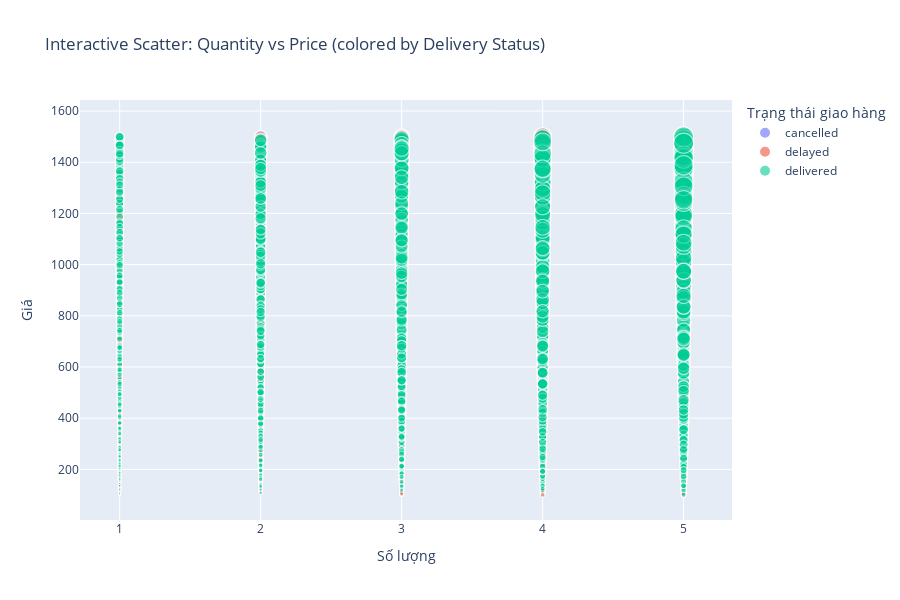

The code cell stored with this chart in its notebook:
### Markdown cell above
# Interactive Visualization – Plotly
Biểu đồ tương tác phù hợp khi người xem muốn zoom, hover, xem giá trị chính xác.

### Code cell
# Interactive scatter: Quantity vs Price với thông tin chi tiết
# Loại bỏ NaN values
required_cols = ['quantity', 'price', 'delivery_status', 'total_amount']
if all(col in df.columns for col in required_cols):
    scatter_df = df[df['quantity'].notna() & df['price'].notna() & 
                    df['delivery_status'].notna() & df['total_amount'].notna()].copy()
    
    if len(scatter_df) > 0:
        # Chỉ thêm hover_data nếu các cột tồn tại
        hover_cols = []
        for col in ['restaurant_name', 'category', 'payment_method', 'rating']:
            if col in scatter_df.columns:
                hover_cols.append(col)
        
        fig = px.scatter(scatter_df, x='quantity', y='price', color='delivery_status', 
                         size='total_amount',
                         title='Interactive Scatter: Quantity vs Price (colored by Delivery Status)', 
                         opacity=0.6, 
                         hover_data=hover_cols if hover_cols else None,
                         labels={'quantity': 'Số lượng', 'price': 'Giá', 'delivery_status': 'Trạng thái giao hàng'})
        fig.update_layout(width=900, height=600)
        fig.show()
    else:
        print("⚠️ Không có dữ liệu hợp lệ để vẽ scatter plot")
else:
    missing_cols = [col for col in required_cols if col not in df.columns]
    print(f"⚠️ Thiếu các cột: {missing_cols}")

### Figure 1 — Plotly figure (JSON) as saved in the notebook; plotly's stock layout.template omitted (floating-point values rounded to 4 significant figures; data arrays with more than 128 entries replaced by an {"elided": "..."} marker saying what was removed)
{"data": [{"customdata": {"elided": "1471x4 mixed values"}, "hovertemplate": "Trạng thái giao hàng=cancelled<br>Số lượng=%{x}<br>Giá=%{y}<br>total_amount=%{marker.size}<br>restaurant_name=%{customdata[0]}<br>category=%{customdata[1]}<br>payment_method=%{customdata[2]}<br>rating=%{customdata[3]}<extra></extra>", "legendgroup": "cancelled", "marker": {"color": "#636efa", "opacity": 0.6, "size": {"elided": "1471 float values"}, "sizemode": "area", "sizeref": 18.74, "symbol": "circle"}, "mode": "markers", "name": "cancelled", "showlegend": true, "type": "scattergl", "x": {"elided": "1471 int values"}, "xaxis": "x", "y": {"elided": "1471 float values"}, "yaxis": "y"}, {"customdata": {"elided": "1493x4 mixed values"}, "hovertemplate": "Trạng thái giao hàng=delayed<br>Số lượng=%{x}<br>Giá=%{y}<br>total_amount=%{marker.size}<br>restaurant_name=%{customdata[0]}<br>category=%{customdata[1]}<br>payment_method=%{customdata[2]}<br>rating=%{customdata[3]}<extra></extra>", "legendgroup": "delayed", "marker": {"color": "#EF553B", "opacity": 0.6, "size": {"elided": "1493 float values"}, "sizemode": "area", "sizeref": 18.74, "symbol": "circle"}, "mode": "markers", "name": "delayed", "showlegend": true, "type": "scattergl", "x": {"elided": "1493 int values"}, "xaxis": "x", "y": {"elided": "1493 float values"}, "yaxis": "y"}, {"customdata": {"elided": "1569x4 mixed values"}, "hovertemplate": "Trạng thái giao hàng=delivered<br>Số lượng=%{x}<br>Giá=%{y}<br>total_amount=%{marker.size}<br>restaurant_name=%{customdata[0]}<br>category=%{customdata[1]}<br>payment_method=%{customdata[2]}<br>rating=%{customdata[3]}<extra></extra>", "legendgroup": "delivered", "marker": {"color": "#00cc96", "opacity": 0.6, "size": {"elided": "1569 float values"}, "sizemode": "area", "sizeref": 18.74, "symbol": "circle"}, "mode": "markers", "name": "delivered", "showlegend": true, "type": "scattergl", "x": {"elided": "1569 int values"}, "xaxis": "x", "y": {"elided": "1569 float values"}, "yaxis": "y"}], "layout": {"height": 600, "legend": {"itemsizing": "constant", "title": {"text": "Trạng thái giao hàng"}, "tracegroupgap": 0}, "title": {"text": "Interactive Scatter: Quantity vs Price (colored by Delivery Status)"}, "width": 900, "xaxis": {"anchor": "y", "domain": [0, 1], "title": {"text": "Số lượng"}}, "yaxis": {"anchor": "x", "domain": [0, 1], "title": {"text": "Giá"}}}}
